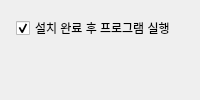
<?xml version="1.0" encoding="UTF-8"?>
<ui version="4.0">
 <class>LaunchOptionPage</class>
 <widget class="QWidget" name="LaunchOptionPage">
  <property name="windowTitle">
   <string>설치 완료 옵션</string>
  </property>
  <layout class="QVBoxLayout" name="verticalLayout">
   <property name="spacing"><number>12</number></property>
   <property name="leftMargin"><number>16</number></property>
   <property name="topMargin"><number>16</number></property>
   <property name="rightMargin"><number>16</number></property>
   <property name="bottomMargin"><number>16</number></property>
   <item>
    <widget class="QCheckBox" name="launchCheck">
     <property name="text">
      <string>설치 완료 후 프로그램 실행</string>
     </property>
     <property name="checked">
      <bool>true</bool>
     </property>
    </widget>
   </item>
   <item>
    <spacer name="spacer">
     <property name="orientation"><enum>Qt::Vertical</enum></property>
     <property name="sizeHint" stdset="0"><size><width>20</width><height>40</height></size></property>
    </spacer>
   </item>
  </layout>
 </widget>
 <resources/>
 <connections/>
</ui>
